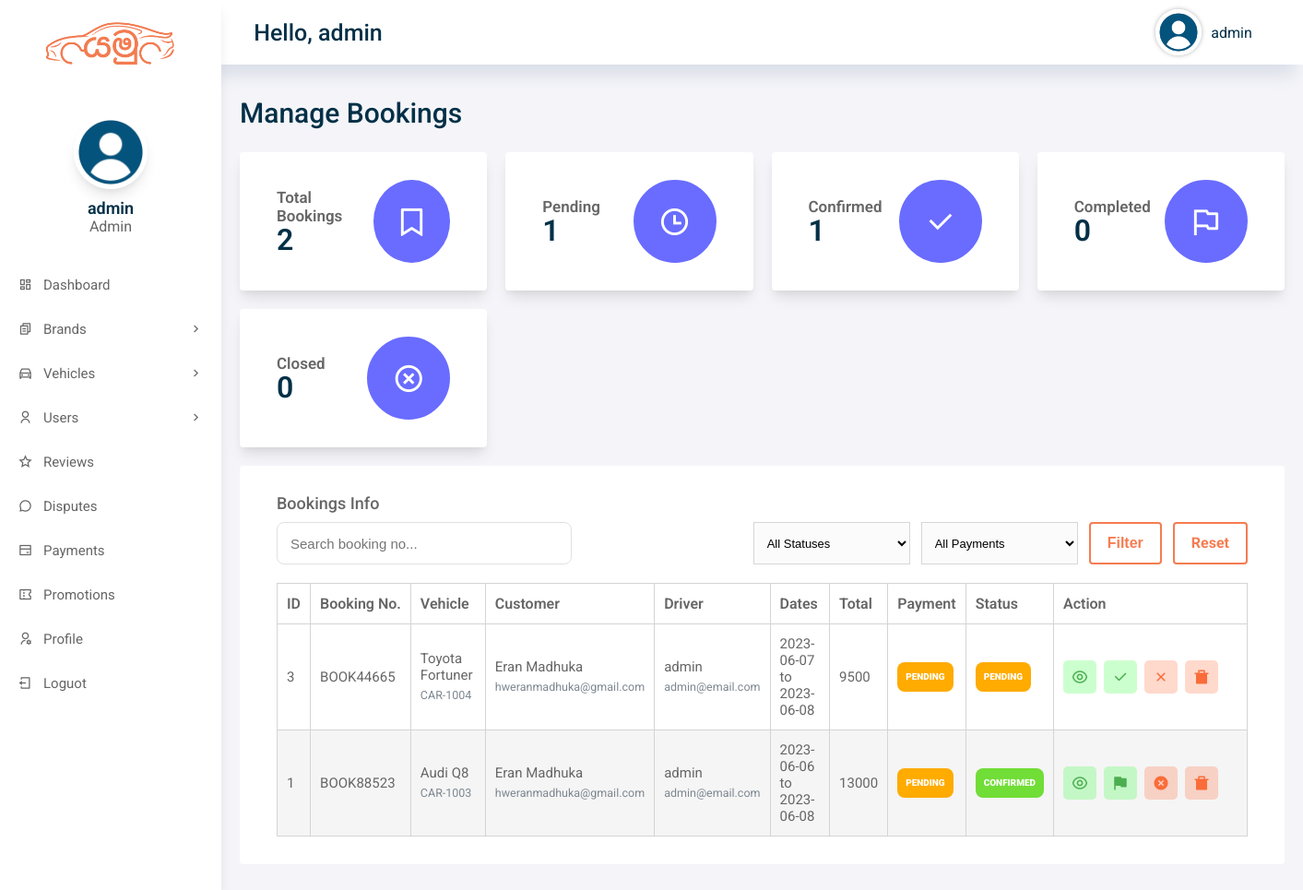
Before: /admin/bookings.php (signed in) with the older database file.
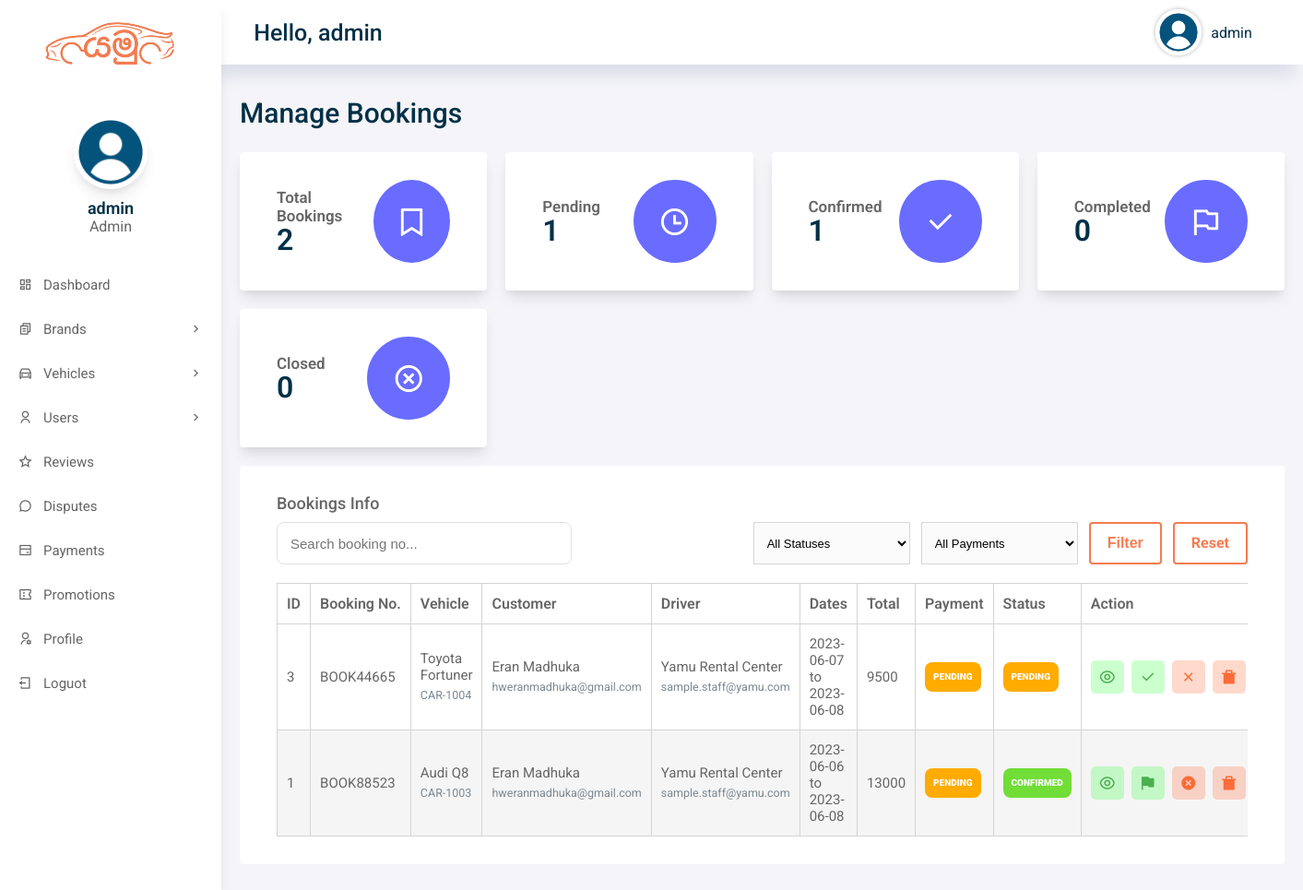
After: the same page with the newer database file.
### tables this page shows
CREATE TABLE IF NOT EXISTS `booking` (
  `booking_id` int(11) NOT NULL AUTO_INCREMENT,
  `booking_No` varchar(50) DEFAULT NULL,
  `user_ID` int(11) DEFAULT NULL,
  `driver_id` int(11) DEFAULT NULL,
  `vehicle_ID` int(11) DEFAULT NULL,
  `start_Data` varchar(20) DEFAULT NULL,
  `end_Date` varchar(20) DEFAULT NULL,
  `total` double DEFAULT NULL,
  `status` int(11) DEFAULT '0',
  `booking_status` varchar(20) NOT NULL DEFAULT 'pending',
  `payment_status` varchar(20) NOT NULL DEFAULT 'pending',
  `promotion_id` int(11) DEFAULT NULL,
  `promo_code` varchar(50) DEFAULT NULL,
  `discount_amount` decimal(10,2) NOT NULL DEFAULT '0.00',
  `final_amount` decimal(10,2) DEFAULT NULL,
  `booking_Date` datetime DEFAULT NULL,
  `created_at` datetime DEFAULT NULL,
  `updated_at` datetime DEFAULT NULL,
  `cancelled_at` datetime DEFAULT NULL,
  `completed_at` datetime DEFAULT NULL,
  `update_Date` datetime DEFAULT NULL,
  PRIMARY KEY (`booking_id`)
);

CREATE TABLE IF NOT EXISTS `users` (
  `user_id` int(11) NOT NULL AUTO_INCREMENT,
  `username` varchar(50) DEFAULT NULL,
  `password` varchar(50) DEFAULT NULL,
  `role` enum('admin','staff','driver','customer') NOT NULL DEFAULT 'customer',
  `full_name` varchar(255) DEFAULT NULL,
  `email` varchar(255) DEFAULT NULL,
  `address` longtext,
  `city` varchar(50) DEFAULT NULL,
  `phone` varchar(11) DEFAULT NULL,
  `dob` varchar(50) DEFAULT NULL,
  `license_or_nic` varchar(100) DEFAULT NULL,
  `verification_status` varchar(20) NOT NULL DEFAULT 'verified',
  `bio` longtext,
  `profile_pic` varchar(255) DEFAULT NULL,
  `account_status` varchar(20) NOT NULL DEFAULT 'active',
  `rag_date` datetime DEFAULT NULL,
  `created_at` datetime DEFAULT NULL,
  `updated_at` datetime DEFAULT NULL,
  PRIMARY KEY (`user_id`)
);

CREATE TABLE IF NOT EXISTS `vehicles` (
  `vehicle_id` int(11) NOT NULL AUTO_INCREMENT,
  `owner_user_id` int(11) DEFAULT NULL,
  `vehicle_title` varchar(50) DEFAULT NULL,
  `vehicle_brand` varchar(50) DEFAULT NULL,
  `vehicle_desc` longtext,
  `price` float DEFAULT NULL,
  `transmission` varchar(50) DEFAULT NULL,
  `fuel_type` varchar(50) DEFAULT NULL,
  `year` int(4) DEFAULT NULL,
  `engine_capacity` varchar(50) DEFAULT NULL,
  `capacity` int(3) DEFAULT NULL,
  `location` varchar(150) DEFAULT NULL,
  `registration_number` varchar(100) DEFAULT NULL,
  `vImg1` varchar(255) DEFAULT NULL,
  `vImg2` varchar(255) DEFAULT NULL,
  `vImg3` varchar(255) DEFAULT NULL,
  `vImg4` varchar(255) DEFAULT NULL,
  `airConditioner` int(1) DEFAULT NULL,
  `powerdoorlocks` int(1) DEFAULT NULL,
  `antilockbrakingsys` int(1) DEFAULT NULL,
  `brakeassist` int(1) DEFAULT NULL,
  `powersteering` int(1) DEFAULT NULL,
  `driverairbag` int(1) DEFAULT NULL,
  `passengerairbag` int(1) DEFAULT NULL,
  `powerwindow` int(1) DEFAULT NULL,
  `cdplayer` int(1) DEFAULT NULL,
  `reg_date` datetime DEFAULT NULL,
  `updatation_date` datetime DEFAULT NULL,
  `vehicle_status` int(1) DEFAULT '1',
  `listing_status` varchar(20) NOT NULL DEFAULT 'approved',
  `availability_status` varchar(20) NOT NULL DEFAULT 'available',
  `maintenance_status` varchar(30) NOT NULL DEFAULT 'good',
  `service_date` date DEFAULT NULL,
  `next_service_date` date DEFAULT NULL,
  `service_notes` longtext,
  `service_cost` decimal(10,2) DEFAULT NULL,
  `approved_by` int(11) DEFAULT NULL,
  `approved_at` datetime DEFAULT NULL,
  `updated_at` datetime DEFAULT NULL,
  PRIMARY KEY (`vehicle_id`)
);

### includes/auth.php (called while the page is built, shortened)
<?php
function yamu_e($value)
{
    return htmlspecialchars((string) $value, ENT_QUOTES, 'UTF-8');
}
function yamu_badge_class($status)
{
    $status = strtolower(trim((string) $status));
    if (in_array($status, ['active', 'approved', 'verified', 'confirmed', 'completed', 'paid', 'available', 'good', 'visible', 'resolved'], true)) {
        return 'Status-conpleted-badge';
    }
    if (in_array($status, ['pending', 'under_review', 'unverified', 'booked', 'due soon', 'open', 'flagged', 'busy', 'on_request'], true)) {
        return 'Status-pending-badge';
    }
    return 'Status-inactive-badge';
}

### includes/booking-management.php (called while the page is built, shortened)
<?php
require_once __DIR__ . '/auth.php';
function yamu_booking_normalize_payment_status($status)
{
    $status = strtolower(trim((string) $status));
    $allowed = ['pending', 'paid', 'failed', 'refunded'];
    return in_array($status, $allowed, true) ? $status : 'pending';
}

### admin/bookings.php (the view, shortened to what the changed rows need)
<?php
require_once __DIR__ . '/../includes/auth.php';
require_once __DIR__ . '/../includes/booking-management.php';
include 'includes/config.php';
$sql = "SELECT b.*,
               v.vehicle_title,
               v.registration_number,
               c.full_name AS customer_name,
               c.email AS customer_email,
               d.full_name AS driver_name,
               d.email AS driver_email
        FROM booking b
        LEFT JOIN vehicles v ON v.vehicle_id = b.vehicle_ID
        LEFT JOIN users c ON c.user_id = b.user_ID
        LEFT JOIN users d ON d.user_id = b.driver_id
        WHERE 1 = 1";
$sql .= " ORDER BY COALESCE(b.updated_at, b.booking_Date) DESC, b.booking_id DESC";
$result = mysqli_query($conn, $sql);
?>
<!DOCTYPE html>
<html lang="en">
<head>
    <?php include('includes/header.php'); ?>
</head>
<body>
    <div class="grid-container">
        <?php include('includes/aside.php'); ?>
        <main class="main">
            <h2>Manage Bookings</h2>
            <div class="main-cards">
                <div class="card">
                    <div class="table-wrap">
                    <table id="table">
                        <thead>
                            <tr>
                                <th>ID</th>
                                <th>Booking No.</th>
                                <th>Vehicle</th>
                                <th>Customer</th>
                                <th>Driver</th>
                                <th>Dates</th>
                                <th>Total</th>
                                <th>Payment</th>
                                <th>Status</th>
                                <th>Action</th>
                            </tr>
                        </thead>
                        <tbody class="table-body">
                            <?php if ($result && mysqli_num_rows($result) > 0) {
                                while ($row = mysqli_fetch_assoc($result)) {
                                    $status = yamu_booking_normalize_status($row['booking_status'] ?? 'pending');
                                    $paymentStatus = yamu_booking_normalize_payment_status($row['payment_status'] ?? 'pending');
                                    ?>
                                    <tr>
                                        <td><?php echo (int) $row['booking_id']; ?></td>
                                        <td><?php echo yamu_e($row['booking_No']); ?></td>
                                        <td>
                                            <?php echo yamu_e($row['vehicle_title']); ?><br>
                                            <small><?php echo yamu_e($row['registration_number']); ?></small>
                                        </td>
                                        <td>
                                            <?php echo yamu_e($row['customer_name']); ?><br>
                                            <small><?php echo yamu_e($row['customer_email']); ?></small>
                                        </td>
                                        <td>
                                            <?php echo yamu_e($row['driver_name']); ?><br>
                                            <small><?php echo yamu_e($row['driver_email']); ?></small>
                                        </td>
                                        <td><?php echo yamu_e($row['start_Data']); ?><br>to<br><?php echo yamu_e($row['end_Date']); ?></td>
                                        <td><?php echo yamu_e($row['total']); ?></td>
                                        <td><span class="<?php echo yamu_e(yamu_badge_class($paymentStatus)); ?>"><?php echo yamu_e(ucfirst($paymentStatus)); ?></span></td>
                                        <td><span class="<?php echo yamu_e(yamu_badge_class($status)); ?>"><?php echo yamu_e(ucfirst($status)); ?></span></td>
                                        <td class="action-cell">
                                            <div class="table-actions">
                                            <a href="booking-details.php?bookingID=<?php echo (int) $row['booking_id']; ?>" class="edit-badge" title="View"><i class="ri-eye-line"></i></a>
                                            <?php if ($status === 'pending') { ?>
                                                <a href="includes/booking-process.php?action=confirm&booking_id=<?php echo (int) $row['booking_id']; ?>" class="edit-badge" title="Confirm"><i class="ri-check-fill"></i></a>
                                                <a href="includes/booking-process.php?action=reject&booking_id=<?php echo (int) $row['booking_id']; ?>" class="del-badge" title="Reject"><i class="ri-close-fill"></i></a>
                                            <?php } elseif ($status === 'confirmed') { ?>
                                                <a href="includes/booking-process.php?action=complete&booking_id=<?php echo (int) $row['booking_id']; ?>" class="edit-badge" title="Complete"><i class="ri-flag-fill"></i></a>
                                                <a href="includes/booking-process.php?action=cancel&booking_id=<?php echo (int) $row['booking_id']; ?>" class="del-badge" title="Cancel"><i class="ri-close-circle-fill"></i></a>
                                            <?php } ?>
                                            <a href="includes/booking-process.php?deleteBooking=<?php echo (int) $row['booking_id']; ?>" class="del-badge" title="Delete"><i class="ri-delete-bin-7-fill"></i></a>
                                            </div>
                                        </td>
                                    </tr>
                                <?php }
                            } else { ?>
                                <tr>
                                    <td colspan="10">No bookings found.</td>
                                </tr>
                            <?php } ?>
                        </tbody>
                    </table>
                    </div>
                </div>
            </div>
        </main>
    </div>
</body>
</html>

Changed rows visible on the page:
changed booking "BOOK44665": users.full_name "admin" → "Yamu Rental Center"; users.email "admin@email.com" → "sample.staff@yamu.com"
changed booking "BOOK88523": users.full_name "admin" → "Yamu Rental Center"; users.email "admin@email.com" → "sample.staff@yamu.com"
